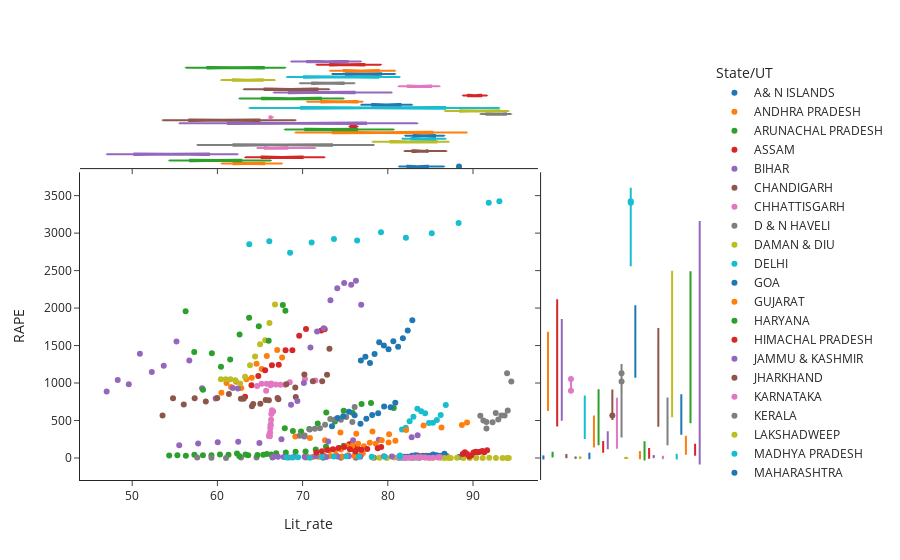

Notebook code cell kept with this figure:
### Code cell
fig = px.scatter(df, x="Lit_rate", y="RAPE", color="State/UT", marginal_y="violin",
           marginal_x="box",  template="simple_white")
fig.show()
